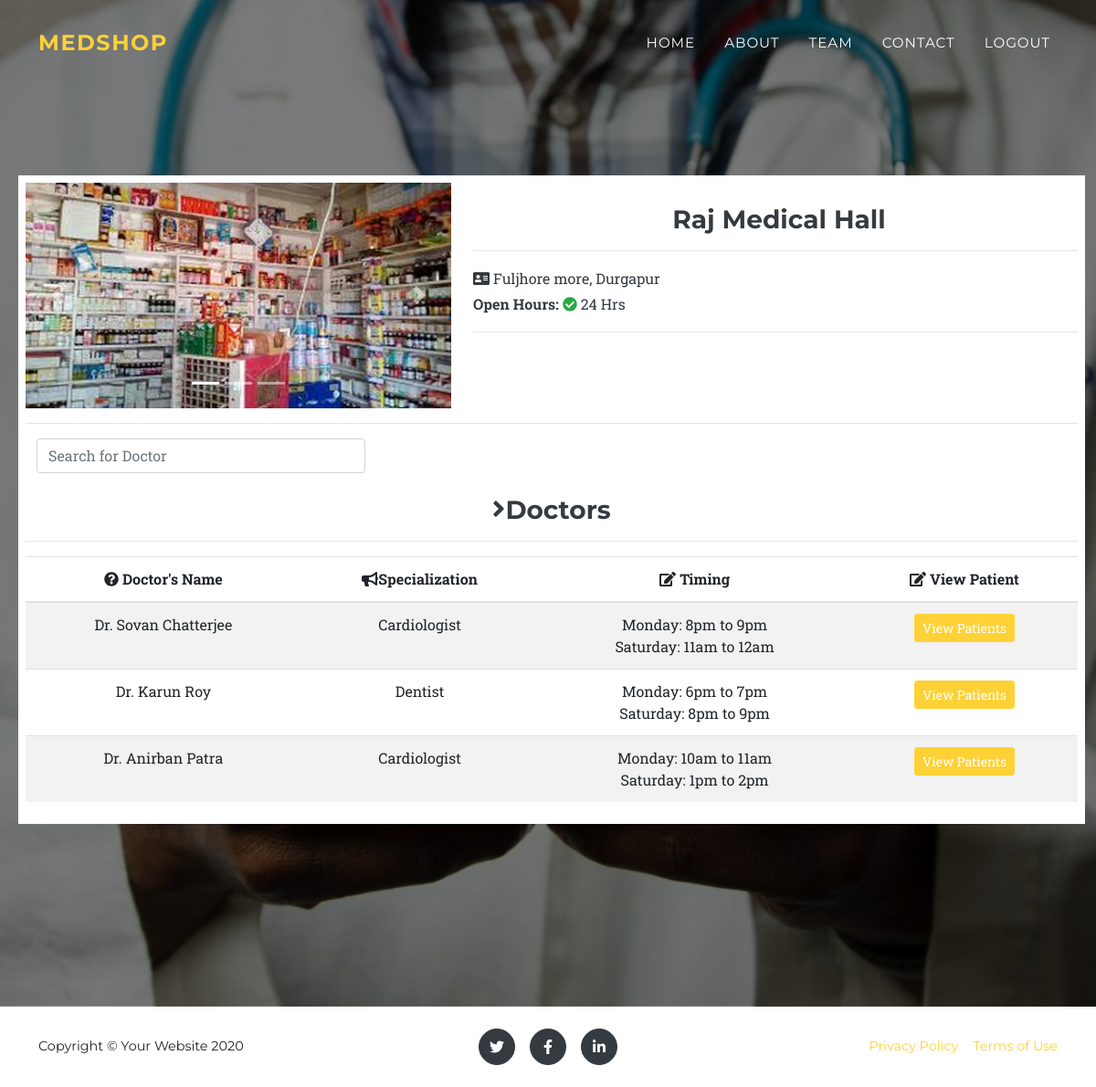
The app's page /patientdetails.php (signed in) with its own data.
### tables this page shows
CREATE TABLE `clinic` (
  `id` int(11) NOT NULL,
  `shopname` text NOT NULL,
  `mobile` text NOT NULL,
  `regno` text NOT NULL,
  `area` text NOT NULL,
  `city` text NOT NULL,
  `address` text NOT NULL,
  `openhours` text NOT NULL,
  `status` int(1) NOT NULL,
  `token` text NOT NULL,
  `verified` int(11) NOT NULL,
  `email` text NOT NULL,
  `password` text NOT NULL,
  `image` text NOT NULL
);

CREATE TABLE `venue` (
  `id` int(11) NOT NULL,
  `doctorid` int(11) NOT NULL,
  `shopid` int(11) NOT NULL,
  `slot` text NOT NULL,
  `charge` text NOT NULL,
  `mon` text NOT NULL,
  `tue` text NOT NULL,
  `wed` text NOT NULL,
  `thurs` text NOT NULL,
  `fri` text NOT NULL,
  `sat` text NOT NULL,
  `sun` text NOT NULL
);

CREATE TABLE `doctor` (
  `id` int(11) NOT NULL,
  `name` text NOT NULL,
  `degree` text NOT NULL,
  `specialization` text NOT NULL,
  `regno` text NOT NULL,
  `mobile` text NOT NULL,
  `token` text NOT NULL,
  `verified` text NOT NULL,
  `email` text NOT NULL,
  `password` text NOT NULL,
  `image` text NOT NULL,
  `status` int(1) NOT NULL
);

### patientdetails.php (the view, shortened to what this page needs)
<?php
include_once"includes/connect.php";
if (!isset($_SESSION['email'])) {
   $_SESSION['msg'] = "You must log in first";
   header('location: login.php');
}else if(isset($_SESSION['email']) && $_SESSION['loginas'] == "patient"){
	header('location: index.php');
}else  if(isset($_SESSION['email']) && $_SESSION['loginas'] == "doctor"){
	header('location: doctor.php');
}else{
   $email = $_SESSION['email'];
   $sql = "SELECT * FROM clinic where email ='$email'";
   $result = $conn->query($sql);
   if ($result->num_rows > 0) {
       $row = $result->fetch_assoc();
       $clinicid=$row['id'];
       $shopname=$row['shopname'];
       $address=$row['address'];
       $openhours=$row['openhours'];
       $image=$row['image'];
}
}
?>
<!DOCTYPE html>
<html lang="en">
    <head>
        <link href="css/styles.css" rel="stylesheet" />
        <link href="css/fontawesome/all.css" rel="stylesheet" />
		<link href='select2/dist/css/select2.min.css' rel='stylesheet' type='text/css'>
    </head>
    <body id="page-top">
		<?php include_once("includes/header.php");?>
        <header class="masthead text-dark">
		<div class="container-fluid">
				   <div class="ml-2 p-2 bg-white" style="margin-top:-80px;">
				  <div class="row">
				   <div class="col-sm-5 col-12">
				   <div id="carouselExampleIndicators" class="carousel slide" data-ride="carousel">
			  <ol class="carousel-indicators">
				<li data-target="#carouselExampleIndicators" data-slide-to="0" class="active"></li>
				<li data-target="#carouselExampleIndicators" data-slide-to="1"></li>
				<li data-target="#carouselExampleIndicators" data-slide-to="2"></li>
			  </ol>
			  <div class="carousel-inner">
				<div class="carousel-item active">
				  <img class="d-block w-100" src="assets/img/shops/<?php echo $image;?>" alt="First slide">
				</div>
			  </div>
			  <a class="carousel-control-prev" href="#carouselExampleIndicators" role="button" data-slide="prev">
				<span class="carousel-control-prev-icon" aria-hidden="true"></span>
			  </a>
			  <a class="carousel-control-next" href="#carouselExampleIndicators" role="button" data-slide="next">
				<span class="carousel-control-next-icon" aria-hidden="true"></span>
			  </a>
			</div>
					</div>
					<div class="col-sm-7 col-12">
					<h3 class="mt-0 d-none d-sm-block text-center mt-4 ml-2"><?php echo $shopname;?></h3>
					<hr>
				<div class="desktop d-sm-block d-none text-left mt-2">
					<p><i class="fas fa-address-card"></i> <?php echo $address;?></p>
					<p><b>Open Hours:</b> <i class="fas fa-check-circle text-success"></i> <?php echo $openhours;?> Hrs</p>
					</div>
					<hr>
					</div>
			</div>
					<hr>
					<div class="row">
              <div class="container-fluid">
                  <div class="content-panel">
                <div class="col-sm-4">
                  <input class="form-control" type="text" placeholder="Search for Doctor" id="myInput" onkeyup="myFunction()" title="Type in a name">
                  </div>
		<div style="overflow-x:auto">
                      <table class="table table-striped table-advance table-hover" id="myTable">
                              <br><h3><i class="fa fa-angle-right"></i>Doctors</h3>
                              <hr>
                          <thead>
                          <tr>
                              <th class="hidden-phone"><i class="fa fa-question-circle"></i> Doctor's Name </th>
								<th><i class="fa fa-bullhorn"></i>Specialization</th>
                              <th><i class=" fa fa-edit"></i> Timing</th>
                              <th><i class=" fa fa-edit"></i> View Patient</th>
                          </tr>
                          </thead>
                          <tbody>
                          <?php $sql = "SELECT * FROM venue where shopid = $clinicid";
                                    $result = $conn->query($sql);
                                    if ($result->num_rows > 0) {
                                        while($rows = $result->fetch_assoc()) {
                                        $doctorid= $rows['doctorid'];
                                        $mon= $rows['mon'];
                                        $sat= $rows['sat'];
                                        $sql1 = "SELECT * FROM doctor where id = $doctorid";
                                    $result1 = $conn->query($sql1);
                                    if ($result1->num_rows > 0) {
                                       $rows1 = $result1->fetch_assoc();
                                        $doctorname = $rows1['name'];
                                        $specialization = $rows1['specialization'];
                                        ?>
                           <tr>
							  <td><?php echo $doctorname;?></td>
							  <td><?php echo $specialization;?></td>
                             <td>
                             <?php if($mon){echo "Monday: $mon<br>";}?>
                             <?php if($sat){echo "Saturday: $sat<br>";}?>
                             </td>
							 <td><a href="viewpatient.php?doctorid=<?php echo $doctorid;?>" target="_blank"><button class="btn btn-sm btn-primary">View Patients</button></a> </td>
                            </tr>
                                    <?php }
                                    }
                                      } ?>
                          </tbody>
                      </table>
</div>
                  </div>
              </div>
          </div>
					</div>
		</div>
        </header>
       <?php include_once("includes/footer.php");?>
    </body>
</html>

### patientdetails.php (style rules this page uses)
.desktop p { margin:0em; }

### records on screen
clinic: image (picture), shopname "Raj Medical Hall", address "Fuljhore more, Durgapur", openhours "24"
venue: doctorid.name "Dr. Sovan Chatterjee", doctorid.specialization "Cardiologist", mon "8pm to 9pm", sat "11am to 12am"
venue: doctorid.name "Dr. Karun Roy", doctorid.specialization "Dentist", mon "6pm to 7pm", sat "8pm to 9pm"
venue: doctorid.name "Dr. Anirban Patra", doctorid.specialization "Cardiologist", mon "10am to 11am", sat "1pm to 2pm"
